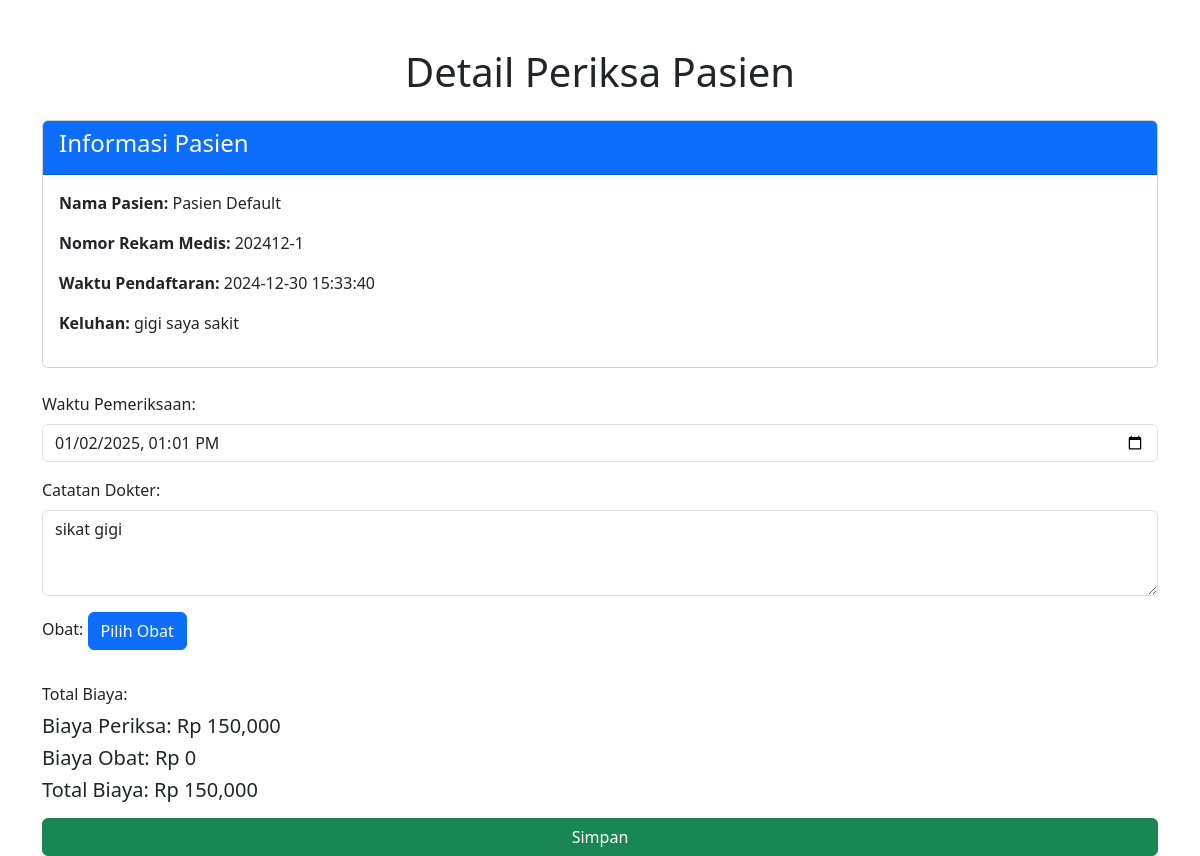
/dokter/sampah/detail_periksa_pasien_lawas.php?id=47 (signed in), run on the app's committed database.
### tables this page shows
CREATE TABLE `daftar_poli` (
  `id` int(11) NOT NULL,
  `id_pasien` int(11) NOT NULL,
  `id_jadwal` int(11) NOT NULL,
  `keluhan` text NOT NULL,
  `no_antrian` int(11) DEFAULT NULL,
  `status` enum('Belum Diperiksa','Sudah Diperiksa') DEFAULT 'Belum Diperiksa',
  `created_at` datetime DEFAULT current_timestamp()
);

CREATE TABLE `pasien` (
  `id` int(11) NOT NULL,
  `nama` varchar(150) NOT NULL,
  `alamat` varchar(255) NOT NULL,
  `no_ktp` varchar(16) NOT NULL,
  `no_hp` varchar(15) NOT NULL,
  `no_rm` char(10) NOT NULL,
  `username` varchar(30) NOT NULL,
  `password` varchar(255) NOT NULL
);

CREATE TABLE `periksa` (
  `id` int(11) NOT NULL,
  `id_daftar_poli` int(11) NOT NULL,
  `tgl_periksa` datetime NOT NULL,
  `catatan` text NOT NULL,
  `biaya_periksa` int(11) DEFAULT NULL
);

### dokter/sampah/detail_periksa_pasien_lawas.php (the view, shortened to what this page needs)
<?php
include '../includes/db.php';
$id_daftar = isset($_GET['id']) ? intval($_GET['id']) : 0;
$query = "
    SELECT dp.id, p.nama AS nama_pasien, dp.keluhan, dp.created_at, p.no_rm, dp.status
    FROM daftar_poli dp
    JOIN pasien p ON dp.id_pasien = p.id
    WHERE dp.id = ?
";
$stmt = $conn->prepare($query);
$stmt->bind_param("i", $id_daftar);
$stmt->execute();
$result = $stmt->get_result();
$daftarData = $result->fetch_assoc();
$isSudahDiperiksa = $daftarData['status'] === 'Sudah Diperiksa';
$periksaData = null;
if ($isSudahDiperiksa) {
    $query_periksa = "
        SELECT tgl_periksa, catatan, biaya_periksa
        FROM periksa
        WHERE id_daftar_poli = ?
    ";
    $stmt_periksa = $conn->prepare($query_periksa);
    $stmt_periksa->bind_param("i", $id_daftar);
    $stmt_periksa->execute();
    $result_periksa = $stmt_periksa->get_result();
    if ($result_periksa->num_rows > 0) {
        $periksaData = $result_periksa->fetch_assoc();
    }
}
?>
<!DOCTYPE html>
<html lang="en">
<head>
    <link rel="stylesheet" href="https://cdn.jsdelivr.net/npm/bootstrap@5.3.0/dist/css/bootstrap.min.css">
    <link rel="stylesheet" href="https://cdn.jsdelivr.net/npm/bootstrap-icons/font/bootstrap-icons.css">
</head>
<body>
<div class="container mt-5">
    <h1 class="text-center">Detail Periksa Pasien</h1>
    <div class="card mt-4">
        <div class="card-header bg-primary text-white">
            <h4>Informasi Pasien</h4>
        </div>
        <div class="card-body">
            <p><strong>Nama Pasien:</strong> <?= htmlspecialchars($daftarData['nama_pasien']) ?></p>
            <p><strong>Nomor Rekam Medis:</strong> <?= htmlspecialchars($daftarData['no_rm']) ?></p>
            <p><strong>Waktu Pendaftaran:</strong> <?= htmlspecialchars($daftarData['created_at']) ?></p>
            <p><strong>Keluhan:</strong> <?= htmlspecialchars($daftarData['keluhan']) ?></p>
        </div>
    </div>
    <form method="post" class="mt-4">
        <div class="mb-3">
            <label for="tgl_periksa" class="form-label">Waktu Pemeriksaan:</label>
            <input type="datetime-local" id="tgl_periksa" name="tgl_periksa"
                   class="form-control" value="<?= $isSudahDiperiksa ? date('Y-m-d\TH:i', strtotime($periksaData['tgl_periksa'])) : '' ?>" required>
        </div>
        <div class="mb-3">
            <label for="catatan" class="form-label">Catatan Dokter:</label>
            <textarea id="catatan" name="catatan" class="form-control" rows="3" required><?= $isSudahDiperiksa ? htmlspecialchars($periksaData['catatan']) : '' ?></textarea>
        </div>
        <div class="mb-3">
            <label class="form-label">Obat:</label>
            <button type="button" class="btn btn-primary" data-bs-toggle="modal" data-bs-target="#obatModal">
                Pilih Obat
            </button>
        </div>
        <div class="mb-3">
            <label class="form-label">Total Biaya:</label>
            <h5>Biaya Periksa: <span id="biaya-periksa">Rp 150,000</span></h5>
            <h5>Biaya Obat: <span id="biaya-obat">Rp 0</span></h5>
            <h5>Total Biaya: <span id="total-biaya">Rp 150,000</span></h5>
        </div>
        <button type="submit" class="btn btn-success w-100">Simpan</button>
    </form>
</div>
</body>
</html>

### data on the page
daftar_poli: id_pasien.nama "Pasien Default", id_pasien.no_rm "202412-1", created_at "2024-12-30 15:33:40", keluhan "gigi saya sakit", catatan "sikat gigi"
periksa: tgl_periksa "01/02/2025 13:01"
